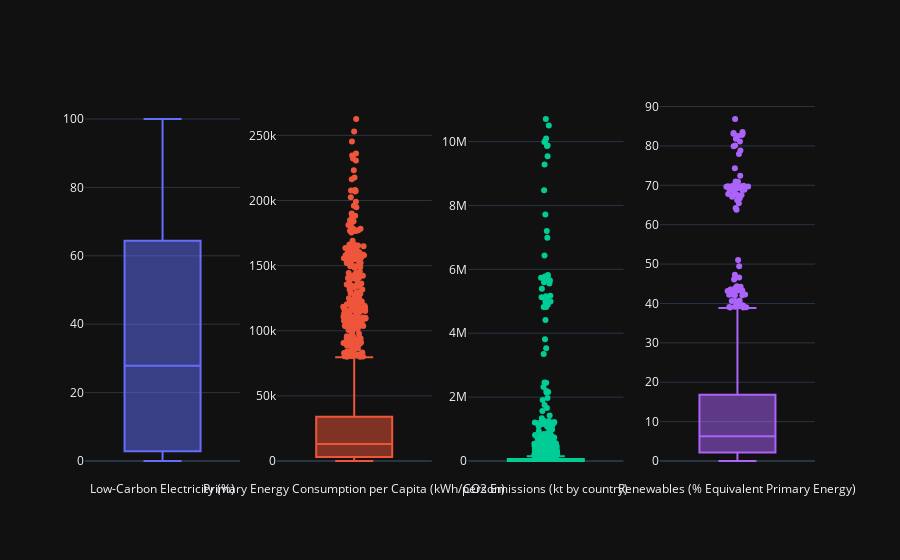

Source (notebook cell):
### Code cell
# permet de sélectionner le nombre de colones à afficher
cols = col[5:9]
print(cols)

fig = make_subplots(rows=1, cols=len(cols))
for i, var in enumerate(cols):
    fig.add_trace(
        go.Box(y=df_energy[var],
        name=var),
        row=1, 
        col=i+1,
        
            )
fig.update_layout(showlegend=False)
fig.update_traces(boxpoints='outliers', jitter=.3)

### Figure 1 — Plotly figure (JSON) as saved in the notebook; plotly's stock layout.template omitted (floating-point values rounded to 4 significant figures; data arrays with more than 128 entries replaced by an {"elided": "..."} marker saying what was removed)
{"data": [{"name": "Low-Carbon Electricity (%)", "y": {"elided": "3649 float values"}, "type": "box", "xaxis": "x", "yaxis": "y", "boxpoints": "outliers", "jitter": 0.3}, {"name": "Primary Energy Consumption per Capita (kWh/person)", "y": {"elided": "3649 float values"}, "type": "box", "xaxis": "x2", "yaxis": "y2", "boxpoints": "outliers", "jitter": 0.3}, {"name": "CO2 Emissions (kt by country)", "y": {"elided": "3649 float values"}, "type": "box", "xaxis": "x3", "yaxis": "y3", "boxpoints": "outliers", "jitter": 0.3}, {"name": "Renewables (% Equivalent Primary Energy)", "y": {"elided": "3649 float values"}, "type": "box", "xaxis": "x4", "yaxis": "y4", "boxpoints": "outliers", "jitter": 0.3}], "layout": {"xaxis": {"anchor": "y", "domain": [0.0, 0.2125]}, "yaxis": {"anchor": "x", "domain": [0.0, 1.0]}, "xaxis2": {"anchor": "y2", "domain": [0.2625, 0.475]}, "yaxis2": {"anchor": "x2", "domain": [0.0, 1.0]}, "xaxis3": {"anchor": "y3", "domain": [0.525, 0.7375]}, "yaxis3": {"anchor": "x3", "domain": [0.0, 1.0]}, "xaxis4": {"anchor": "y4", "domain": [0.7875, 1.0]}, "yaxis4": {"anchor": "x4", "domain": [0.0, 1.0]}, "showlegend": false}}
